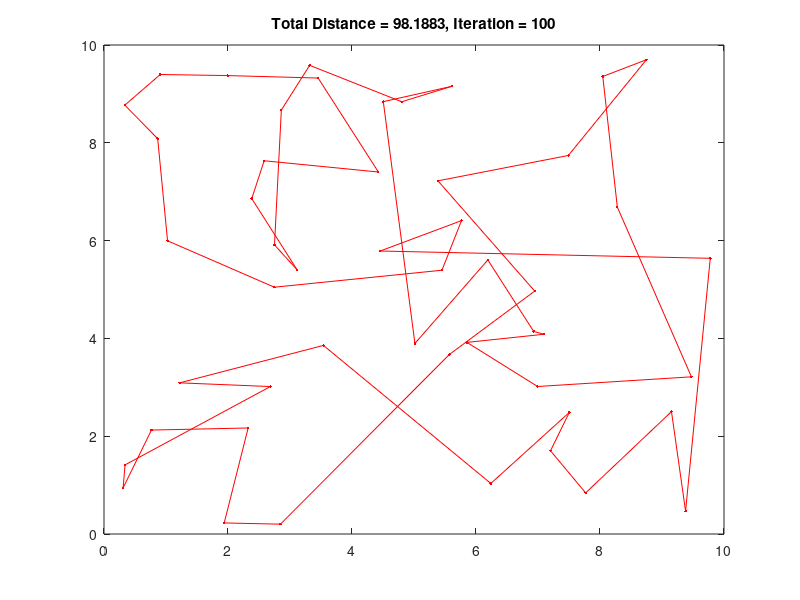
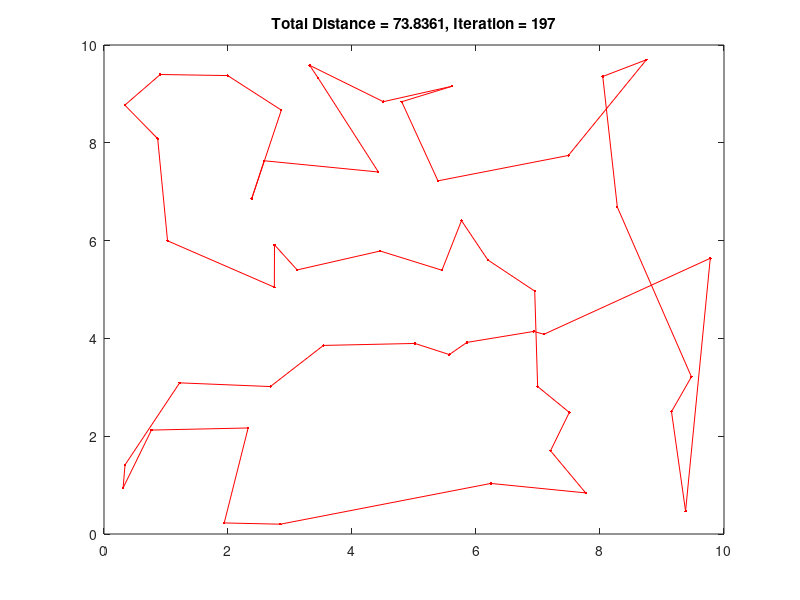
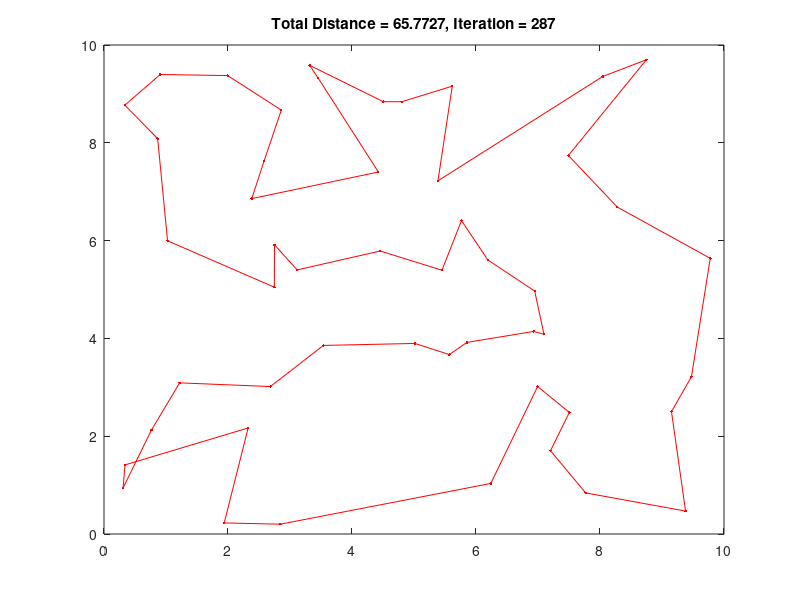
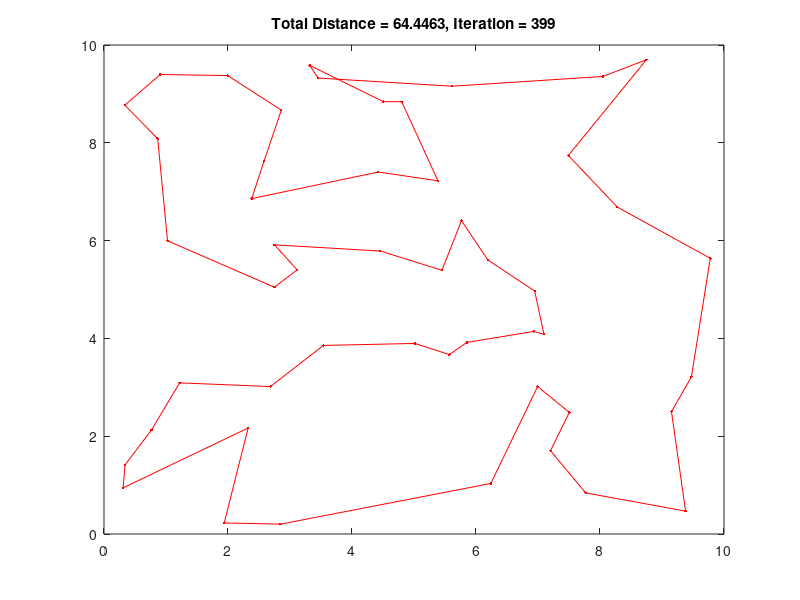

MATLAB code to generate these figures, in order: (Note: a time limit stopped this script after it produced the figures.)
%TSP_GA Traveling Salesman Problem (TSP) Genetic Algorithm (GA)
%   
%   Total Disclosure: This function was written and shared on the Mathworks
%   file exchange. I have modified it to fit my own needs for the project,
%   but the original author is credited below, and much of the foundation
%   for what I have done was written by him.
%
%   Finds a (near) optimal solution to the TSP by setting up a GA to search
%   for the shortest route (least distance for the salesman to travel to
%   each city exactly once and return to the starting city)
%
% Summary:
%     1. A single salesman travels to each of the cities and completes the
%        route by returning to the city he started from
%     2. Each city is visited by the salesman exactly once
%
% Input:
%     USERCONFIG (structure) with zero or more of the following fields:
%     - XY (float) is an Nx2 matrix of city locations, where N is the number of cities
%     - DMAT (float) is an NxN matrix of point to point distances/costs
%     - POPSIZE (scalar integer) is the size of the population (should be divisible by 4)
%     - NUMITER (scalar integer) is the number of desired iterations for the algorithm to run
%     - SHOWPROG (scalar logical) shows the GA progress if true
%     - SHOWRESULT (scalar logical) shows the GA results if true
%
% Input Notes:
%     1. Rather than passing in a structure containing these fields, any/all of
%        these inputs can be passed in as parameter/value pairs in any order instead.
%     2. Field/parameter names are case insensitive but must match exactly otherwise.
%
% Output:
%     RESULTSTRUCT (structure) with the following fields:
%         (in addition to a record of the algorithm configuration)
%     - OPTROUTE (integer array) is the best route found by the algorithm
%     - MINDIST (scalar float) is the cost of the best route
%
% Usage:
%     tsp_ga
%       -or-
%     tsp_ga(userConfig)
%       -or-
%     resultStruct = tsp_ga;
%       -or-
%     resultStruct = tsp_ga(userConfig);
%       -or-
%     [...] = tsp_ga('Param1',Value1,'Param2',Value2, ...);
%
% Example:
%     % Let the function create an example problem to solve
%     tsp_ga;
%
% Example:
%     % Request the output structure from the solver
%     resultStruct = tsp_ga;
%
% Example:
%     % Pass a random set of user-defined XY points to the solver
%     userConfig = struct('xy',10*rand(50,2));
%     resultStruct = tsp_ga(userConfig);
%
% Example:
%     % Pass a more interesting set of XY points to the solver
%     n = 100;
%     phi = (sqrt(5)-1)/2;
%     theta = 2*pi*phi*(0:n-1);
%     rho = (1:n).^phi;
%     [x,y] = pol2cart(theta(:),rho(:));
%     xy = 10*([x y]-min([x;y]))/(max([x;y])-min([x;y]));
%     userConfig = struct('xy',xy);
%     resultStruct = tsp_ga(userConfig);
%
% Example:
%     % Pass a random set of 3D (XYZ) points to the solver
%     xyz = 10*rand(50,3);
%     userConfig = struct('xy',xyz);
%     resultStruct = tsp_ga(userConfig);
%
% Example:
%     % Change the defaults for GA population size and number of iterations
%     userConfig = struct('popSize',200,'numIter',1e4);
%     resultStruct = tsp_ga(userConfig);
%

%
% See also: mtsp_ga, tsp_nn, tspo_ga, tspof_ga, tspofs_ga, distmat
%
% Author: Joseph Kirk
% Email: jdkirk630@gmail.com
% Release: 3.0
% Release Date: 05/01/2014
function varargout = tsp_ga(varargin)
    
    % Initialize default configuration
    defaultConfig.xy          = 10*rand(50,2);
    defaultConfig.dmat        = [];
    defaultConfig.popSize     = 100;
    defaultConfig.numIter     = 1e4;
    defaultConfig.mutation    = 'inversion';
    defaultConfig.showProg    = true;
    defaultConfig.showResult  = true;
    
    % Interpret user configuration inputs
    if ~nargin
        userConfig = struct();
    elseif isstruct(varargin{1})
        userConfig = varargin{1};
    else
        try
            userConfig = struct(varargin{:});
        catch
            error('Expected inputs are either a structure or parameter/value pairs');
        end
    end
    
    % Override default configuration with user inputs
    configStruct = get_config(defaultConfig,userConfig);
    
    % Extract configuration
    xy          = configStruct.xy;
    dmat        = configStruct.dmat;
    popSize     = configStruct.popSize;
    numIter     = configStruct.numIter;
    mutation    = configStruct.mutation;
    showProg    = configStruct.showProg;
    showResult  = configStruct.showResult;
    if isempty(dmat)
        nPoints = size(xy,1);
        a = meshgrid(1:nPoints);
        dmat = reshape(sqrt(sum((xy(a,:)-xy(a',:)).^2,2)),nPoints,nPoints);
    end
    
    % Verify Inputs
    [N,dims] = size(xy);
    [nr,nc] = size(dmat);
    if N ~= nr || N ~= nc
        error('Invalid XY or DMAT inputs!')
    end
    n = N;
    mutation = lower(mutation);
    if (mutation ~= "inversion") && (mutation ~= "swap") && (mutation ~= "slide")
        error('Invalid mutation type chosen');
    end
    
    folder = pwd; % Current working directory
    [pathstr, foldername] = fileparts(folder); % foldername = 'project4'
    if ~exist('Runs','dir')
        mkdir("Runs");
    end
    newDirectory = ['Runs/' mutation '_' num2str(popSize) 'popSize_' num2str(numIter) 'iterations'];
    if ~exist(newDirectory)
        mkdir(newDirectory);
    end
    oldMin = inf; % used for saving pics
    
    % Sanity Checks
    popSize     = 4*ceil(popSize/4);
    numIter     = max(1,round(real(numIter(1))));
    showProg    = logical(showProg(1));
    showResult  = logical(showResult(1));
    
    % Initialize the Population
    pop = zeros(popSize,n);
    pop(1,:) = (1:n);
    for k = 2:popSize
        pop(k,:) = randperm(n);
    end
    
    % Run the GA
    globalMin = Inf;
    totalDist = zeros(1,popSize);
    distHistory = zeros(1,numIter);
    tmpPop = zeros(2,n);
    newPop = zeros(popSize,n);
    repeat = 0;
    if showProg
        figure('Name','TSP_GA | Current Best Solution','Numbertitle','off');
        hAx = gca;
    end
    for iter = 1:numIter
        % Evaluate Each Population Member (Calculate Total Distance)
        for p = 1:popSize
            d = dmat(pop(p,n),pop(p,1)); % Closed Path
            for k = 2:n
                d = d + dmat(pop(p,k-1),pop(p,k));
            end
            % Store all route distances for every route in population
            totalDist(p) = d; 
        end
        
        % Find the Best Route in the Population
        [minDist,index] = min(totalDist);
        distHistory(iter) = minDist;
        if minDist < globalMin
            globalMin = minDist;
            optRoute = pop(index,:);
            if showProg
                % Plot the Best Route
                rte = optRoute([1:n 1]);
                plot(hAx,xy(rte,1),xy(rte,2),'r.-'); 
                title(hAx,sprintf('Total Distance = %1.4f, Iteration = %d',minDist,iter));
                drawnow;
                currentIter = iter;
            end
            repeat = 0;
        else
            % Counter for potential diminishing returns
            repeat = repeat + 1;
        end
        
        % Stop the program if there are diminishing returns
        % (Stops after there are no better results after 500 iterations
        if repeat > 500
            numIter = currentIter;
            break;
        end
        
        % Save a picture each 100 iterations
        if (mod(iter,100) == 0) && globalMin < oldMin
            oldMin = globalMin;
            full = [newDirectory '/' num2str(iter) '.png'];
            saveas(gcf,full);
        end
        
        % Genetic Algorithm Operators
        randomOrder = randperm(popSize);
        for p = 4:4:popSize
            rtes = pop(randomOrder(p-3:p),:); % 4 random routes in population
            dists = totalDist(randomOrder(p-3:p));
            [ignore,idx] = min(dists); %#ok
            bestOf4Route = rtes(idx,:); % pick shortest route in the random
            routeInsertionPoints = sort(ceil(n*rand(1,2)));
            I = routeInsertionPoints(1);
            J = routeInsertionPoints(2);
            % Mutate the best to get a new route. Replace other 3 with the
            % same 'best' route
            for k = 1:4 
                tmpPop(k,:) = bestOf4Route;
                if k == 4
                    switch mutation
                        case 'inversion'
                            tmpPop(k,I:J) = tmpPop(k,J:-1:I);
                        case 'swap'
                            tmpPop(k,[I J]) = tmpPop(k,[J I]);
                        % case 'slide'
                            % tmpPop(k,I:J) = tmpPop(k,[I+1:J I]);
                        otherwise % Do Nothing
                    end
                end
            end
            newPop(p-3:p,:) = tmpPop;
        end
        pop = newPop;
        
    end
    
    if showResult
        % Plots the GA Results
        figure('Name','TSP_GA | Results','Numbertitle','off');
        % subplot(2,2,1);
        % pclr = ~get(0,'DefaultAxesColor');
        % if dims > 2, plot3(xy(:,1),xy(:,2),xy(:,3),'.','Color',pclr);
        % else plot(xy(:,1),xy(:,2),'.','Color',pclr); end
        % title('City Locations');
        % subplot(2,2,2);
        % imagesc(dmat(optRoute,optRoute));
        % title('Distance Matrix');
        % subplot(2,2,3);
        % rte = optRoute([1:n 1]);
        % if dims > 2, plot3(xy(rte,1),xy(rte,2),xy(rte,3),'r.-');
        % else plot(xy(rte,1),xy(rte,2),'r.-'); end
        % title(sprintf('Total Distance = %1.4f',minDist));
        % subplot(2,2,4);
        plot(distHistory,'b','LineWidth',2);
        title('Best Solution History');
        set(gca,'XLim',[0 numIter+1],'YLim',[0 1.1*max([1 distHistory])]);
        xlabel('Number of Iterations');
        ylabel('Total Distance');
        name = [newDirectory '/solnHistory.png'];
        saveas(gcf,name);
    end
    
    % Return Output
    if nargout
        resultStruct = struct( ...
            'xy',          xy, ...
            'dmat',        dmat, ...
            'popSize',     popSize, ...
            'numIter',     numIter, ...
            'showProg',    showProg, ...
            'showResult',  showResult, ...
            'optRoute',    optRoute, ...
            'minDist',     minDist);
        
        varargout = {resultStruct};
    end
    
end

% Subfunction to override the default configuration with user inputs
function config = get_config(defaultConfig,userConfig)
    
    % Initialize the configuration structure as the default
    config = defaultConfig;
    
    % Extract the field names of the default configuration structure
    defaultFields = fieldnames(defaultConfig);
    
    % Extract the field names of the user configuration structure
    userFields = fieldnames(userConfig);
    nUserFields = length(userFields);
    
    % Override any default configuration fields with user values
    for i = 1:nUserFields
        userField = userFields{i};
        isField = strcmpi(defaultFields,userField);
        if nnz(isField) == 1
            thisField = defaultFields{isField};
            config.(thisField) = userConfig.(userField);
        end
    end
    
end
